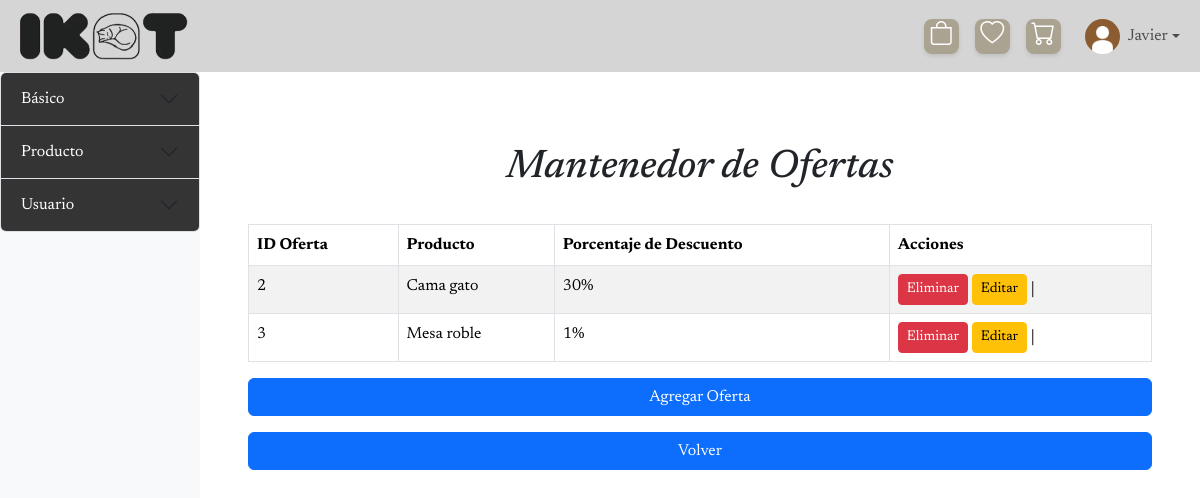
The page /mantenedores/Mantenedor_ofertas/mostrar_ofertas.php (signed in) on the database its author committed.
### tables this page shows
CREATE TABLE `oferta` (
  `id_oferta` int(10) NOT NULL,
  `porcentaje_descuento` float NOT NULL,
  `activo` tinyint(1) NOT NULL,
  `id_producto` int(10) NOT NULL
);

CREATE TABLE `producto` (
  `id_producto` int(10) NOT NULL,
  `nombre_producto` varchar(50) NOT NULL,
  `precio_unitario` int(11) NOT NULL,
  `stock_producto` int(11) NOT NULL,
  `descripcion_producto` text NOT NULL,
  `foto_producto` varchar(255) NOT NULL,
  `cantidad_vendida` int(11) NOT NULL,
  `top_venta` tinyint(1) NOT NULL,
  `activo` tinyint(1) NOT NULL,
  `id_subcategoria` int(11) DEFAULT NULL
);

### mantenedores/Mantenedor_ofertas/mostrar_ofertas.php (the view, shortened to what this page needs)
<?php
include '../../config/conexion.php';
?>
<!DOCTYPE html>
<html lang="es">
<head>
    <link href="https://cdn.jsdelivr.net/npm/bootstrap@5.3.3/dist/css/bootstrap.min.css" rel="stylesheet">
    <link rel="stylesheet" href="https://cdn.jsdelivr.net/npm/bootstrap-icons@1.11.3/font/bootstrap-icons.min.css">
    <link rel="stylesheet" href="..\..\assets\css\styles.css">
</head>
<body>
    <?php include $_SERVER['DOCUMENT_ROOT'] . '/xampp/TIS-1/IKAT/templates/header.php';?>
    <div class="d-flex">
        <?php include '../sidebar-mantenedores.php';?>
        <div class="content-area flex-grow-1 p-5 col-4 col-md-10">
            <h1 class="text-center p-4">Mantenedor de Ofertas</h1>
            <div class="table-responsive">
                <?php
                    $query = "SELECT o.id_oferta, o.porcentaje_descuento, p.id_producto, p.nombre_producto
                              FROM oferta o
                              JOIN producto p ON o.id_producto = p.id_producto";
                    $result = $conn->query($query);
                    if ($result && $result->num_rows > 0) {
                        echo "<table class='table table-bordered table-striped'>
                                <thead class='thead-dark'>
                                    <tr>
                                        <th>ID Oferta</th>
                                        <th>Producto</th>
                                        <th>Porcentaje de Descuento</th>
                                        <th>Acciones</th>
                                    </tr>
                                </thead>
                                <tbody>";
                        while ($row = $result->fetch_assoc()) {
                            echo "<tr>
                                    <td>" . $row["id_oferta"] . "</td>
                                    <td>" . $row["nombre_producto"] . "</td>
                                    <td>" . $row["porcentaje_descuento"] . "%</td>
                                    <td>
                                        <form action='borrar_oferta.php' method='post' style='display:inline;'>
                                            <input type='hidden' name='id_oferta' value='" . $row["id_oferta"] . "'>
                                            <button class='btn btn-danger btn-sm' type='submit'>Eliminar</button>
                                        </form>
                                        <a class='btn btn-warning btn-sm' data-bs-toggle='modal' data-bs-target='#editarOfertaModal" . $row["id_oferta"] . "'>Editar</a> |
                                    </td>
                                  </tr>";
                        }
                        echo "</tbody></table>";
                        echo "<a class='btn btn-primary mt-3 d-block' data-bs-toggle='modal' data-bs-target='#agregarOfertaModal'>Agregar Oferta</a>";
                        echo "<a href='../Mantenedor_producto/mostrar_producto.php' class='btn btn-primary mt-3 d-block'>Volver</a>";
                    } else {
                        echo "<p class='text-center'>No hay ofertas disponibles.</p>";
                        echo "<a class='btn btn-primary mt-3 d-block' data-bs-toggle='modal' data-bs-target='#agregarOfertaModal'>Agregar Oferta</a>";
                        echo "<a href='../Mantenedor_producto/mostrar_producto.php' class='btn btn-primary mt-3 d-block'>Volver</a>";
                    }
                ?>
            </div>
        </div>
    </div>
</body>
</html>

### assets/css/styles.css (style rules this page uses)
body { font-family: "Newsreader", serif !important; }
h1, h2, h3 { font-family: "Newsreader", serif !important; font-style: italic; }
p,a { font-family: "Newsreader", serif !important; font-style: normal; }

### rows shown on the page
oferta: id_oferta "2", id_producto.nombre_producto "Cama gato", porcentaje_descuento "30"
oferta: id_oferta "3", id_producto.nombre_producto "Mesa roble", porcentaje_descuento "1"

### other values the page prints
$_SESSION['nombre_usuario'] "Javier"
